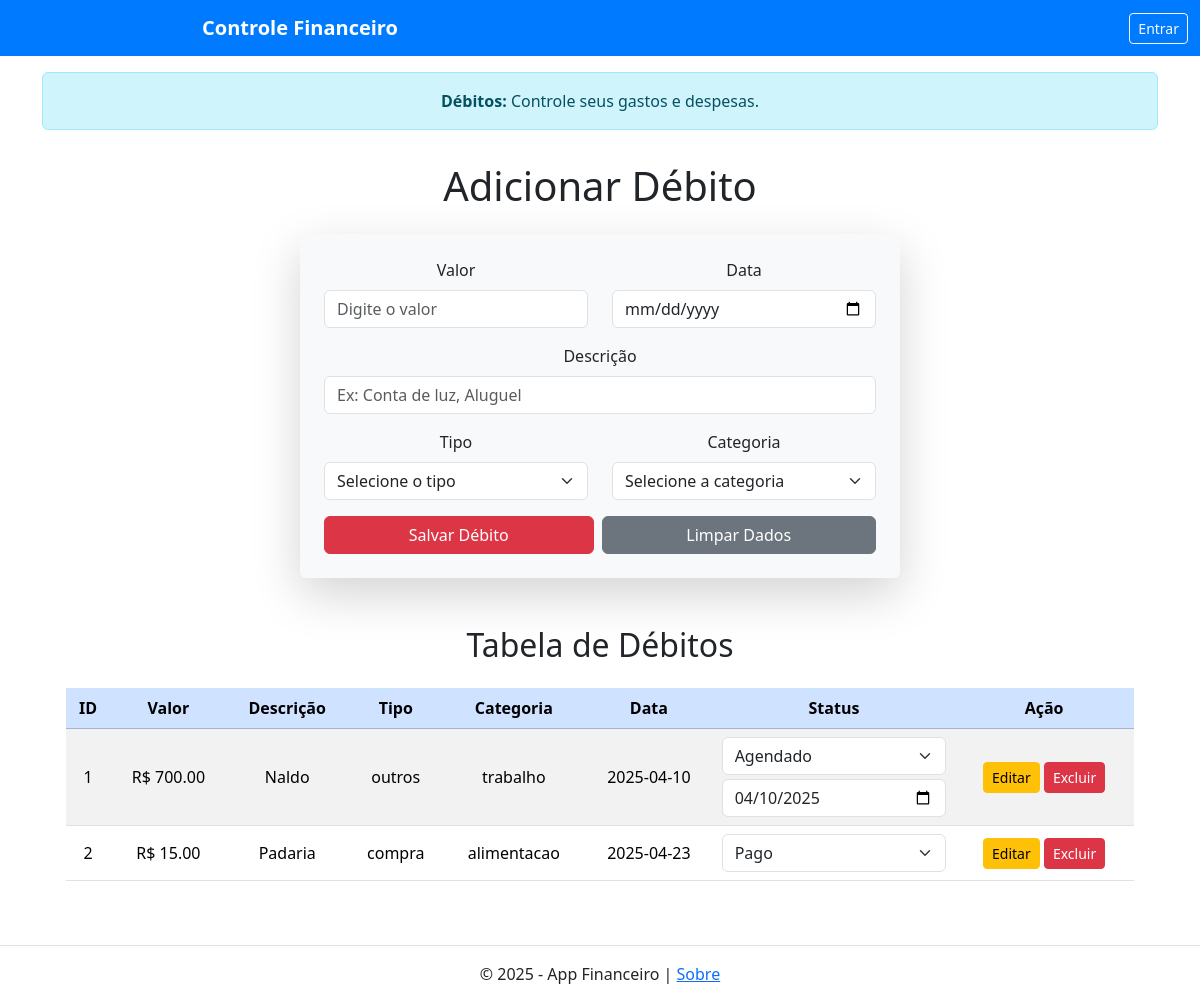
/debito, run on the app's committed database.
### tables this page shows
CREATE TABLE debitos (
            id INTEGER PRIMARY KEY AUTOINCREMENT,
            valor REAL NOT NULL,
            descricao TEXT NOT NULL,
            tipo TEXT NOT NULL,
            categoria TEXT NOT NULL,
            data TEXT NOT NULL,
            status TEXT NOT NULL DEFAULT 'pendente',
            data_agendada TEXT
        );

### app.py (the view, shortened to what this page needs)
@app.route("/debito", methods=["GET", "POST"])
def debito():
    conaxao = sqlite3.connect("financeiro.db")
    cursor = conaxao.cursor()
    cursor.execute("SELECT * FROM debitos")
    debitos = cursor.fetchall()
    conaxao.close()
    return render_template("debito.html", debitos=debitos)

### templates/debito.html (shortened to what this page needs)
{% extends 'base.html' %}
{% block alert %}
    <div class="container mt-3">
        <div class="alert alert-info text-center" role="alert">
            <strong>Débitos:</strong> Controle seus gastos e despesas.
        </div>
    </div>
{% endblock %}
{% block content %}
    <div class="container mt-3">
        <h1 class="mb-4 text-center">Adicionar Débito</h1>
        <form method="POST" class="p-4 rounded shadow-lg bg-light mx-auto" style="max-width: 600px;" id="debitoForm">
            <div class="row">
                <div class="col-md-6 mb-3">
                    <label for="valor" class="form-label">Valor</label>
                    <input type="number" class="form-control" id="valor" name="valor" placeholder="Digite o valor" required>
                </div>
                <div class="col-md-6 mb-3">
                    <label for="data" class="form-label">Data</label>
                    <input type="date" class="form-control" id="data" name="data" required>
                </div>
            </div>
            <div class="mb-3">
                <label for="descricao" class="form-label">Descrição</label>
                <input type="text" class="form-control" id="descricao" name="descricao" placeholder="Ex: Conta de luz, Aluguel" required>
            </div>
            <div class="row">
                <div class="col-md-6 mb-3">
                    <label for="tipo" class="form-label">Tipo</label>
                    <select class="form-select" id="tipo" name="tipo" required>
                        <option value="" selected disabled>Selecione o tipo</option>
                    </select>
                </div>
                <div class="col-md-6 mb-3">
                    <label for="categoria" class="form-label">Categoria</label>
                    <select class="form-select" id="categoria" name="categoria" required>
                        <option value="" selected disabled>Selecione a categoria</option>
                    </select>
                </div>
            </div>
            <div class="d-flex gap-2">
                <button type="submit" class="btn btn-danger flex-grow-1">Salvar Débito</button>
                <button type="reset" class="btn btn-secondary flex-grow-1">Limpar Dados</button>
            </div>
        </form>
        <div class="container mt-5">
            <h2 class="text-center mb-4">Tabela de Débitos</h2>
            <table class="table table-striped tabel-bordered text-center align-middle">
                <thead class="table-primary">
                <tr>
                    <th>ID</th>
                    <th>Valor</th>
                    <th>Descrição</th>
                    <th>Tipo</th>
                    <th>Categoria</th>
                    <th>Data</th>
                    <th>Status</th>
                    <th>Ação</th>
                </tr>
                </thead>
                <tbody>
                    {% for debito in debitos %}
                    <tr>
                        <td>{{ debito[0] }}</td>
                        <td>R$ {{ "%.2f"|format(debito[1]) }}</td>
                        <td>{{ debito[2] }}</td>
                        <td>{{ debito[3] }}</td>
                        <td>{{ debito[4] }}</td>
                        <td>{{ debito[5] }}</td>
                        <td>
                            <form method="POST" action="{{ url_for('atualizar_status_debito', id=debito[0]) }}">
                                <select name="status" class="form-select" onchange="this.form.submit()">
                                    <option value="Pago" {% if debito[6] == 'Pago' %}selected{% endif %}>Pago</option>
                                    <option value="Agendado" {% if debito[6] == 'Agendado' %}selected{% endif %}>Agendado</option>
                                </select>
                                {% if debito[6] == 'Agendado' %}
                                <input type="date" name="data_agendada" class="form-control mt-1" value="{{ debito[7] }}" onchange="this.form.submit()">
                                {% endif %}
                            </form>
                        </td>
                        <td>
                            <a href="{{ url_for('editar_debito', id=debito[0]) }}" class="btn btn-warning btn-sm">Editar</a>
                            <button class="btn btn-danger btn-sm" data-bs-toggle="modal" data-bs-target="#confirmarExclusao{{ debito[0] }}">
                                Excluir
                            </button>
                        </td>
                    </tr>
                    {% endfor %}
                </tbody>
            </table>
        </div>
    </div>
{% endblock %}

### templates/base.html (shortened to what this page needs)
<!DOCTYPE html>
<html lang="pt-br">
<head>
    <link href="https://cdn.jsdelivr.net/npm/bootstrap@5.3.3/dist/css/bootstrap.min.css"
          rel="stylesheet"
>
    <link href="https://cdn.jsdelivr.net/npm/bootstrap-icons@1.10.5/font/bootstrap-icons.css" rel="stylesheet">
</head>
<body class="d-flex flex-column min-vh-100">
    {% include 'includes/navbar.html' %}
    {% block alert %}{% endblock %}
    <main class="container flex-grow-1">
        <div class="text-center">
            {% block content %}{% endblock %}
        </div>
    </main>
    {% include 'includes/footer.html' %}
</body>
</html>

### templates/includes/navbar.html (shortened to what this page needs)
<nav class="navbar navbar-expand-lg" style="background-color: #007BFF;">
    <div class="container">
        <a class="navbar-brand text-white fw-bold mx-auto" href="{{ url_for('home') }}">Controle Financeiro</a>
    </div>
    <div class="container">
        <div class="collapse navbar-collapse justify-content-center" id="navbarNav">
            {% if session.get('usuario') %}
                <div class="d-flex align-items-center ms-auto">
                    <span class="text-white me-3">Olá, {{ session['usuario']['nome'] }}</span>
                    <a class="btn btn-outline-light btn-sm" href="{{ url_for('logout') }}">Sair</a>
                </div>
                <ul class="navbar-nav">
                    <li class="nav-item">
                        <a class="nav-link text-white" href="{{ url_for('home') }}">Home</a>
                    </li>
                    <li class="nav-item">
                        <a class="nav-link text-white" href="{{ url_for('credito') }}">Crédito</a>
                    </li>
                    <li class="nav-item">
                        <a class="nav-link text-white" href="{{ url_for('debito') }}">Débito</a>
                    </li>
                    <li class="nav-item">
                        <a class="nav-link text-white" href="{{ url_for('about') }}">Sobre</a>
                    </li>
                </ul>
            {% else %}
                <div class="ms-auto">
                    <a class="btn btn-outline-light btn-sm" href="{{ url_for('login') }}">Entrar</a>
                </div>
            {% endif %}
        </div>
    </div>
</nav>

### templates/includes/footer.html
<footer class="text-center mt-5 py-3 border-top">
    <p class="mb-0">
        &copy; 2025 - App Financeiro | <a href="{{ url_for('about') }}">Sobre</a>
    </p>
</footer>

### data on the page
debitos: id "1", valor "700.00", descricao "Naldo", tipo "outros", categoria "trabalho", data "2025-04-10", status "Agendado", data_agendada "04/10/2025"
debitos: id "2", valor "15.00", descricao "Padaria", tipo "compra", categoria "alimentacao", data "2025-04-23", status "Pago"
